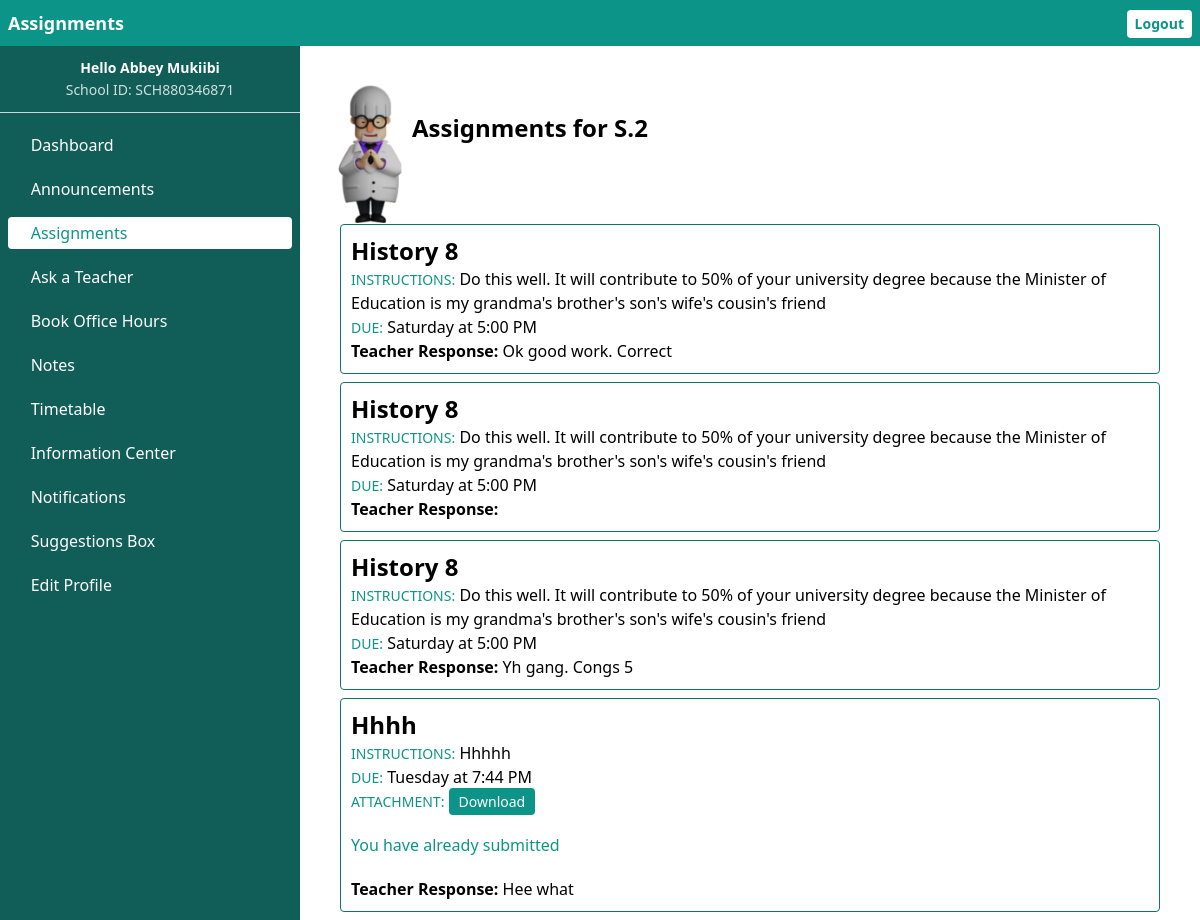
The page /student/view_assignments.php (signed in) on the database its author committed.
### tables this page shows
CREATE TABLE students (
        id INTEGER PRIMARY KEY AUTOINCREMENT,
        school_id VARCHAR(50) NOT NULL,
        email VARCHAR(100) NOT NULL UNIQUE,
        password VARCHAR(255) NOT NULL,
        full_name VARCHAR(100) NOT NULL,
        grade_level VARCHAR(50), created_at DATETIME,
        FOREIGN KEY (school_id) REFERENCES schools(school_id)
    );

CREATE TABLE assignments (
            id INTEGER PRIMARY KEY AUTOINCREMENT,
            class_id NOT NULL,
            teacher_id TEXT NOT NULL,
            title TEXT NOT NULL,
            instructions TEXT NOT NULL,
            created_at DATETIME DEFAULT CURRENT_TIMESTAMP,
            due_date DATETIME,
            attachment TEXT,
            school NOT NULL
        );

CREATE TABLE submissions (
        id INTEGER PRIMARY KEY AUTOINCREMENT,
        assignment_id INTEGER NOT NULL,
        student_id INTEGER NOT NULL,
        file_path TEXT NOT NULL,
        submitted_at DATETIME DEFAULT CURRENT_TIMESTAMP, text TEXT, response TEXT,
        FOREIGN KEY (assignment_id) REFERENCES assignments(id),
        FOREIGN KEY (student_id) REFERENCES students(id)
    );

### student/view_assignments.php (the view, shortened to what this page needs)
<?php
require 'config.php';
$student_id = $_SESSION['student_id'];
$stmt = $conn->prepare("SELECT grade_level FROM students WHERE id = :student_id");
$stmt->bindValue(':student_id', $student_id);
$result = $stmt->execute();
$student = $result->fetchArray(SQLITE3_ASSOC);
$grade_level = $student['grade_level'];
$stmt = $conn->prepare("
    SELECT id, title,instructions, due_date, attachment, class_id
    FROM assignments
    WHERE class_id = :grade_level AND school = :sid
    ORDER BY due_date ASC
");
$stmt->bindValue(':grade_level', $grade_level);
$stmt->bindValue(':sid', $_SESSION['school_id']);
$result = $stmt->execute();
function humanReadableDate($datetime) {
    $timestamp = strtotime($datetime);
    $now = time();
    $today = strtotime(date('Y-m-d', $now));
    $yesterday = strtotime('-1 day', $today);
    if (date('Y-m-d', $timestamp) == date('Y-m-d', $today)) {
        return 'Today at ' . date('g:i A', $timestamp);
    } elseif (date('Y-m-d', $timestamp) == date('Y-m-d', $yesterday)) {
        return 'Yesterday at ' . date('g:i A', $timestamp);
    } elseif ($timestamp >= strtotime('-6 days', $today)) {
        return date('l', $timestamp) . ' at ' . date('g:i A', $timestamp);
    } else {
        return date('M j, Y \a\t g:i A', $timestamp);
    }
}
?>
<!DOCTYPE html>
<html lang="en">
<head>
      <link rel="stylesheet" href="../remixicon.css">
</head>
<body>
   <div class="sidebar fixed pt-14 top-0 w-1/2 bg-teal-800 h-screen overflow-y-scroll md:left-0 md:w-1/4 -left-1/2">
            <div class="sidebar-header border-b border-gray-300 flex flex-col justify-center text-center text-white items-center w-full gap-0.5">
                <p class="font-semibold text-sm">Hello <?php echo htmlspecialchars($_SESSION['student_name']); ?></p>
                <p class="opacity-80 mb-3 text-sm">School ID: <?php echo htmlspecialchars($_SESSION['school_id']); ?></p>
            </div>
            <nav class="flex pt-4 text-white flex-col gap-3 px-2 overflow-y-scroll">
              <a href="student_dashboard.php" class="menu-item rounded flex items-center">
<span class="text-2xl mr-1 ri-dashboard-fill"></span>
Dashboard
</a>
<a href="view_announcements.php" class="menu-item rounded flex items-center">
<span class="text-2xl mr-1 ri-megaphone-fill"></span>
Announcements
</a>
<a href="view_assignments.php" class="menu-item rounded flex items-center">
<span class="text-2xl mr-1 ri-sticky-note-fill "></span>
Assignments
</a>
<a href="ask_the_teacher.php" class="menu-item rounded flex items-center">
<span class="text-2xl mr-1 ri-question-fill "></span>
Ask a Teacher
</a>
<a href="book_office_hours.php" class="menu-item rounded flex items-center">
<span class="text-2xl mr-1 ri-calendar-check-fill"></span>
Book Office Hours
</a>
<a href="download_notes.php" class="menu-item rounded flex items-center">
<span class="ri-file-2-fill text-2xl mr-1 "></span>
Notes
</a>
 <a href="view_timetable.php" class="menu-item rounded flex items-center">
<span class="text-2xl ri-calendar-schedule-fill mr-1"></span>
Timetable
</a>
<a href="info_posts.php" class="menu-item rounded flex items-center">
<span class="text-2xl mr-1 ri-information-fill">️</span>
Information Center
</a>
<a href="fetch_notification.php" class="menu-item rounded flex items-center">
<span class="text-2xl mr-1 ri-notification-3-fill"></span>
Notifications
</a>
<a href="suggestions.php" class="menu-item rounded flex items-center">
<span class="text-2xl mr-1 ri-login-box-fill"></span>
Suggestions Box
</a>
<a href="edit_profile.php" class="menu-item rounded flex items-center">
<span class="text-2xl mr-1 ri-settings-fill "></span>
Edit Profile
</a>
            </nav>
        </div>
           <div class="md:w-3/4 md:relative md:left-1/4 md:px-8 pt-8 main-content">
            <div class="top-bar fixed top-0 bg-teal-600 left-0 max-w-screen w-full flex px-2 items-center justify-between text-white py-2 text-lg">
                <h2 onclick="showMenu()" class="font-bold gap-1 flex items-center"><span class="ri-menu-2-line text-2xl md:hidden"></span>Assignments</h2>
                <form action="logout.php" method="POST" style="display: inline;">
                    <button type="submit" class="logout-btn text-sm bg-white text-teal-600 font-bold rounded py-1 px-2 ">Logout</button>
                </form>
            </div>
    <h2 class="my-10 relative -z-20 text-2xl pl-20 py-10 font-bold"><img src="../global/dd12.png" class="-top-1 md:w-2/12 md:top-3 -left-8 w-2/5 object-cover absolute object-center z-10">Assignments for <?php echo htmlspecialchars($grade_level); ?></h2>
    <?php
    while ($assignment = $result->fetchArray(SQLITE3_ASSOC)) {
    ?>
        <div class="assignment p-2.5 m-2 border border-teal-700 rounded ">
            <h3 class="text-2xl font-semibold"><?php echo htmlspecialchars($assignment['title']); ?></h3>
            <p><strong class="text-sm text-teal-600 uppercase font-normal">Instructions:</strong> <?php echo nl2br(htmlspecialchars($assignment['instructions'])); ?></p>
            <p class="due"><strong class="text-sm text-teal-600 uppercase font-normal">Due:</strong> <?php echo htmlspecialchars(humanReadableDate($assignment['due_date'])); ?></p>
            <?php if (!empty($assignment['attachment'])): ?>
                <div class="attachment">
                    <strong class="text-sm text-teal-600 uppercase font-normal">Attachment:</strong>
                    <a class="text-sm bg-teal-600 rounded text-white py-1 px-2.5"href="../teacher/<?php echo htmlspecialchars($assignment['attachment']); ?>" target="_blank">Download</a>
                </div>
            <?php endif; ?>
        <?php
        $aid = $assignment['id'];
        $cit = $conn->querySingle("SELECT COUNT(*) FROM submissions WHERE assignment_id = $aid AND student_id = $student_id");
       $exists = $cit == 0?false:true;
        $timestamp = strtotime($assignment['due_date']);
    $now = time();
    $today = strtotime(date('Y-m-d', $now));
        if (date('Y-m-d g:i A', $timestamp) >= date('Y-m-d g:i A', $today)): ?>
        <?php if($exists): ?>
          <p class="text-teal-600 my-5">You have already submitted</p>
        <?php endif; ?>
            <?php endif; ?>
            <?php
        $res = $conn->querySingle("SELECT response FROM submissions WHERE assignment_id = $aid AND student_id = $student_id");
            ?>
            <p><b>Teacher Response:</b> <?php echo $res;?></p>
        </div>
    <?php
    }
    ?>
  </div>
</body>
</html>

### rows shown on the page
students: grade_level "S.2"
assignments: title "History 8", instructions "Do this well. It will contribute to 50% of your university degree because the Minister of Education is my grandma's brother's son's wife's cousin's friend", due_date "Saturday at 5:00 PM", id.response "Ok good work. Correct"
assignments: title "History 8", instructions "Do this well. It will contribute to 50% of your university degree because the Minister of Education is my grandma's brother's son's wife's cousin's friend", due_date "Saturday at 5:00 PM"
assignments: title "History 8", instructions "Do this well. It will contribute to 50% of your university degree because the Minister of Education is my grandma's brother's son's wife's cousin's friend", due_date "Saturday at 5:00 PM", id.response "Yh gang. Congs 5"
assignments: title "Hhhh", instructions "Hhhhh", due_date "Tuesday at 7:44 PM", shows "You have already submitted", id.response "Hee what"

### other values the page prints
$_SESSION['student_name'] "Abbey Mukiibi"
$_SESSION['school_id'] "SCH880346871"
